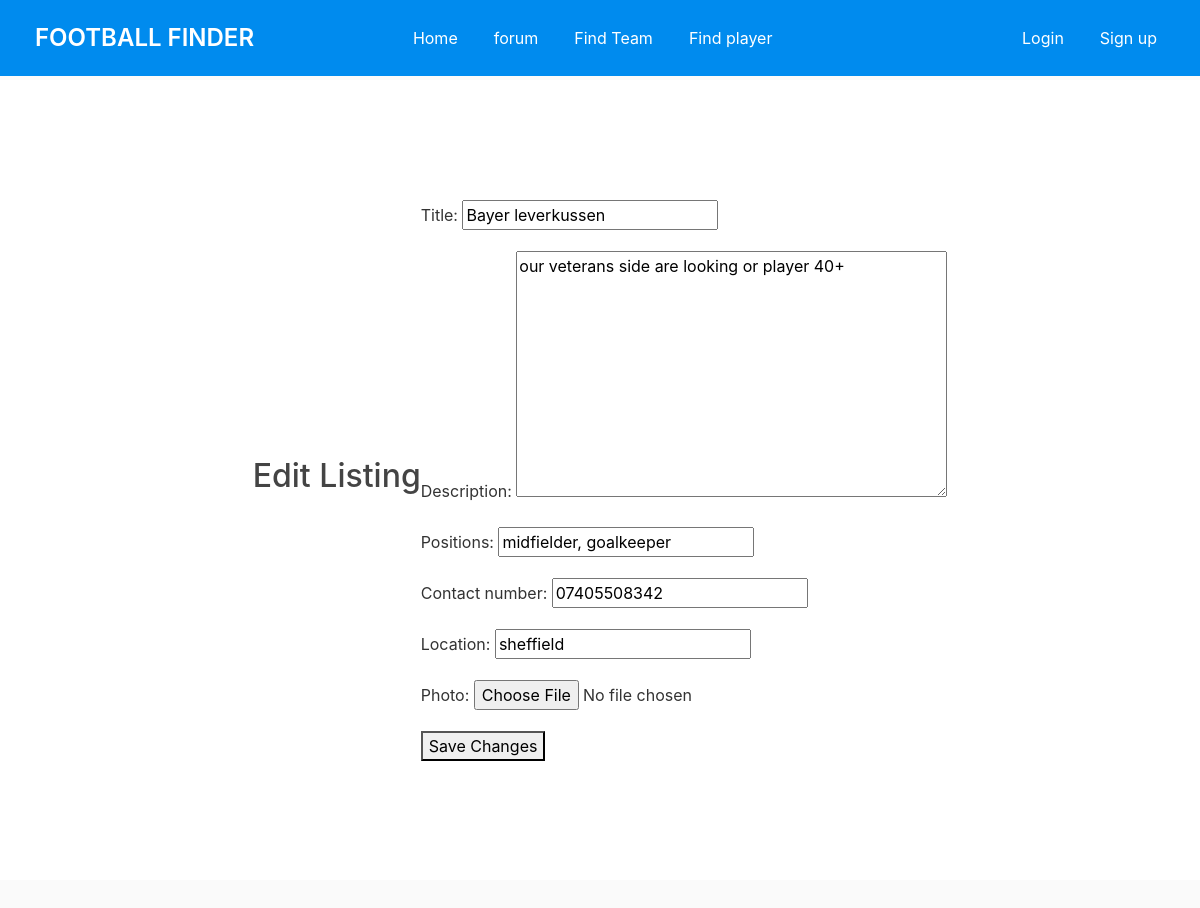
Screenshot of /edit-listing/8/ with the database file from the repository.
### ffinderapp/models.py (models this page shows, shortened)
class Listing(models.Model):
    team = models.ForeignKey(get_user_model(), on_delete=models.CASCADE)  # Assuming team is a custom user model
    title = models.CharField(max_length=100)
    description = models.TextField()
    requirements = models.TextField()
    created_at = models.DateTimeField(auto_now_add=True)
    location = models.CharField(max_length=100, default='')
    city = models.CharField(max_length=100, default='')
    photo = models.ImageField(upload_to='media/listing_photos/', null=True, blank=True)  # Adding photo field
    positions = models.CharField(max_length=100, default='')
    user_profile = models.ForeignKey('CustomUser', on_delete=models.CASCADE, null=True)
    contact_number = models.CharField(max_length=15, default='')

### ffinderapp/views.py (the view)
# urls.py: path('edit-listing/<int:listing_id>/', views.edit_listing, name='edit_listing'),
def edit_listing(request, listing_id):
    listing = get_object_or_404(Listing, id=listing_id)
    if request.method == 'POST':
        form = ListingForm(request.POST, instance=listing)
        if form.is_valid():
            form.save()
            return redirect('listing_detail', listing_id=listing_id)
    else:
        form = ListingForm(instance=listing)
    return render(request, 'ffinderapp/edit_listing.html', {'form': form})

### ffinderapp/forms.py
class ListingForm(forms.ModelForm):
    class Meta:
        model = Listing
        fields = ['title', 'description', 'positions', 'contact_number', 'location', 'photo']

### ffinderapp/templates/ffinderapp/edit_listing.html (shortened to what this page needs)
{% extends 'ffinderapp/base.html' %}
{% block content %}
<h2>Edit Listing</h2>
<form method="post" enctype="multipart/form-data">
  {{ form.as_p }}
  <button type="submit">Save Changes</button>
</form>
{% endblock %}

### ffinderapp/static/css/styles.css (style rules this page uses)
html { position: relative; min-height: 100%; }
body { background: #fafafa; color: #333333; margin-top: 5rem; margin-bottom: 50px; }
h1, h2, h3, h4, h5, h6 { color: #444444; }

### rows the page displays
Listing: title "Bayer leverkussen", description "our veterans side are looking or player 40+", positions "midfielder, goalkeeper", contact_number "07405508342", location "sheffield"
